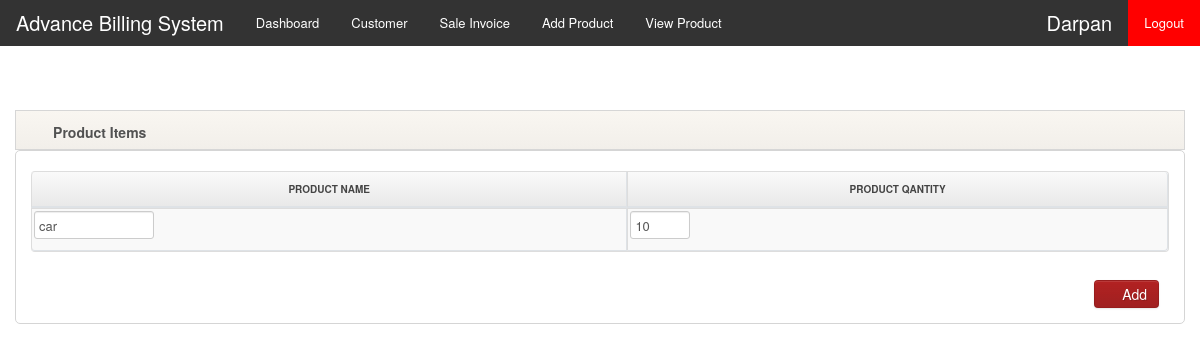
/updateaddProductForm/1 (signed in), run on the app's committed database.
### organisation/models.py (models this page shows, shortened)
class OrganisationDetails(models.Model):
    company_name = models.CharField(max_length=50)
    company_type = models.CharField(max_length=50)
    pan_number = models.CharField(max_length=10)
    gstin_number = models.CharField(max_length=15)
    address_1 = models.CharField(max_length=90)
    address_2 = models.CharField(max_length=90)
    state = models.CharField(max_length=60)
    city = models.CharField(max_length=60)
    pincode = models.CharField(max_length=6)
    full_name = models.CharField(max_length=50)
    phone = models.CharField(max_length=10)
    email  = models.EmailField()
    user_id = models.CharField(max_length=40)
    password_1 = models.CharField(max_length=40)
    password_2 = models.CharField(max_length=40)

class AddProduct(models.Model):
    companyName = models.ForeignKey(OrganisationDetails, on_delete=models.CASCADE,default="")
    Product_name = models.CharField(max_length = 50)
    Qty = models.IntegerField()

### organisation/views.py (the view)
# urls.py: path('updateaddProductForm/<int:id>',updateaddProductForm,name='updateaddProductForm'),
def updateaddProductForm(request,id):
    if 'org' in request.session:
        org = OrganisationDetails.objects.get(user_id = request.session['org'])
        prod = AddProduct.objects.get(id=id)
        if request.POST:
            prod.companyName = org
            prod.Product_name = request.POST['Product_name']
            prod.Qty = request.POST['Qty']
            prod.save()
            return redirect('/viewquentity/')
        return render(request,'updateaddproduct.html',{'org':org.company_name,'prod':prod})
    else:
        return redirect('login')

### organisation/templates/updateaddproduct.html (shortened to what this page needs)
{% extends 'base.html' %}
{% block content %}
<head>
</head>
<div class="span12" style="margin-top:10px;">
    <div class="widget-header"> <i class="fa fa-th-list"></i>
        <h3>Product Items</h3>
    </div>
    <form method="POST">
    <div class="widget-content">
        <table class="invoice-product-items-table table table-striped table-bordered
                                                                 " >
            <thead>
                <tr>
                    <th><center>Product name </center></th>
                    <th><center>Product Qantity</center> </th>
                </tr>
            </thead>
            <tbody>
            <tr>
                    <td>
                      <input type="text" name="Product_name" id="id_Product_name" value="{{prod.Product_name}}">
                    </td>
                    <td>
                        <input type="number" name="Qty" id="id_Qty" value="{{prod.Qty}}">
                    </td>
                </tr>
            </tbody>
        </table>
            <div class="action-btn-container">
                <button onclick="calc();" class="btn btn-primary" style="float:right;margin-top:10px;background-color: firebrick; margin-right: 10px "><i class="fa fa-save"></i>Add</button>
                </div>
        </div>
        </div>
{% endblock %}

### organisation/templates/base.html (shortened to what this page needs)
{% load static %}
<html>
    <head>
    <link rel="stylesheet" href="https://stackpath.bootstrapcdn.com/bootstrap/4.1.3/css/bootstrap.min.css">
    <link rel="stylesheet" type="text/css" href="{% static 'OpenSans.css' %}">
    <link rel="stylesheet" type="text/css" href="{% static 'style.css' %}">
    <link rel="stylesheet" type="text/css" href="{% static 'custom.css' %}">
    <link rel="stylesheet" type="text/css" href="{% static 'dashboard.css' %}">
    <link rel="stylesheet" type="text/css" href="{% static 'fieldset.css' %}">
    <link rel="stylesheet" type="text/css" href="{% static 'font-awesome.css' %}">
    <link rel="stylesheet" type="text/css" href="{% static 'footable.bootstrap.min.css' %}">
    <link rel="stylesheet" type="text/css" href="{% static 'jquery-te-1.4.0.css' %}">
    <link rel="stylesheet" type="text/css" href="{% static 'jquery-ui.css' %}">
    <link rel="stylesheet" type="text/css" href="{% static 'multi-select.css' %}">
    <link rel="stylesheet" type="text/css" href="{% static 'plans.css' %}">
    <link rel="stylesheet" type="text/css" href="{% static 'select2.min.css' %}">
    <link rel="stylesheet" type="text/css" href="{% static 'my-bootstrap.min.css' %}">
    <link rel="stylesheet" type="text/css" href="{% static 'bootstrap-tagsinput.css' %}">
    <link rel="stylesheet" type="text/css" href="{% static 'bootstrap-responsive.min.css' %}">
    </head>
    <body>
        <ul>
            <li class = "ret">Advance Billing System</li>
            <li><a href="{% url 'index' %}" >Dashboard</a></li>
            <li><a href="{% url 'customer' %}">Customer</a></li>
            <li><a href="{% url 'invoiceview' %}">Sale Invoice</a></li>
            <li><a href="{% url 'addProductForm' %}">Add Product</a></li>
            <li><a href="{% url 'viewquentity' %}">View Product</a></li>
            <li style="float:right"><a class="active" href="{% url 'logout' %}">Logout</a></li>
            <li style="float:right" class="ret">{{org}}</li>
          </ul>
<br><br><br>
    {% block content %}
    {% endblock %}
</body>
</html>

### organisation/static/style.css (style rules this page uses)
body { background: #f9f6f1; font: 13px/1.7em 'Open Sans'; }
input, button, select, textarea { font-family: 'Open Sans'; }
.table td { vertical-align: middle; }
.table-bordered th { background: #E9E9E9; background:-moz-linear-gradient(top, #FAFAFA 0%, #E9E9E9 100%); background:-webkit-gradient(linear, left top, left bottom, color-stop(0%,#FAFAFA), color-stop(100%,#E9E9E9)); background:-webkit-linear-gradient(top, #FAFAFA 0%,#E9E9E9 100%); background:-o-linear-gradient(top, #FAFAFA 0%,#E9E9E9 100%); background:-ms-linear-gradient(top, #FAFAFA 0%,#E9E9E9 100%); background:linear-gradient(top, #FAFAFA 0%,#E9E9E9 100%); filter: progid:DXImageTransform.Microsoft.gradient(startColorstr='#FAFAFA', endColorstr='#E9E9E9'); -ms-filter: "progid:DXImageTransform.Microsoft.gradient(startColorstr='#FAFAFA', endColorstr='#E9E9E9')"; font-size: 10px; color: #444; text-transform: uppercase; }
.widget-header { position: relative; height: 40px; line-height: 40px; background: #f9f6f1; background:-moz-linear-gradient(top, #f9f6f1 0%, #f2efea 100%); background:-webkit-gradient(linear, left top, left bottom, color-stop(0%,#f9f6f1), color-stop(100%,#f2efea)); background:-webkit-linear-gradient(top, #f9f6f1 0%,#f2efea 100%); background:-o-linear-gradient(top, #f9f6f1 0%,#f2efea 100%); background:-ms-linear-gradient(top, #f9f6f1 0%,#f2efea 100%); background:linear-gradient(top, #f9f6f1 0%,#f2efea 100%); filter: progid:DXImageTransform.Microsoft.gradient(startColorstr='#f9f6f1', endColorstr='#f2efea'); -ms-filter: "progid:DXImageTransform.Microsoft.gradient(startColorstr='#f9f6f1', endColorstr='#f2efea')"; border: 1px solid #d6d6d6; -webkit-background-clip: padding-box; }
.widget-header h3 { position: relative; top: 2px; left: 10px; display: inline-block; margin-right: 3em; font-size: 14px; font-weight: 800; color: #525252; line-height: 18px; text-shadow: 1px 1px 2px rgba(255,255,255,.5); }
.widget-header [class^="fa"], .widget-header [class*="fa"] { display: inline-block; margin-left: 13px; margin-right: -2px; font-size: 16px; color: #555; vertical-align: middle; }
.widget-content { padding: 20px 15px 15px; background: #FFF; border: 1px solid #D5D5D5; -moz-border-radius: 5px; -webkit-border-radius: 5px; border-radius: 5px; }
.widget-content:before, .widget-content:after { content:""; display:table; }
.widget-content:after { clear:both; }
.widget-content { zoom:1; }
.table td { text-align: left; }
.invoice-product-items-table.table thead th { vertical-align: middle; }
.invoice-product-items-table.table td { padding:2px; }
.btn i { margin: 0 5px 0 0; }

### organisation/static/custom.css (style rules this page uses)
body { min-height: 100%; position: relative; min-width:auto; }
html { height: 100%; }
input, button, select, textarea { padding-left: 4px; }

### organisation/templates/base.html (style rules this page uses)
ul { list-style-type: none; margin: 0; padding: 0; overflow: hidden; background-color: #333; }
li { float: left; }
li a { display: block; color: white; text-align: center; padding: 14px 16px; text-decoration: none; }
.active { background-color: red; }
.ret { display: block; color: white; text-align: center; font-size: 20px; padding: 14px 16px; text-decoration: none; }

### organisation/templates/updateaddproduct.html (style rules this page uses)
input[type = text] { width: 120px; }
input[type = number] { width: 60px; }

### data on the page
OrganisationDetails: company_name "Darpan"
AddProduct: Product_name "car", Qty "10"
